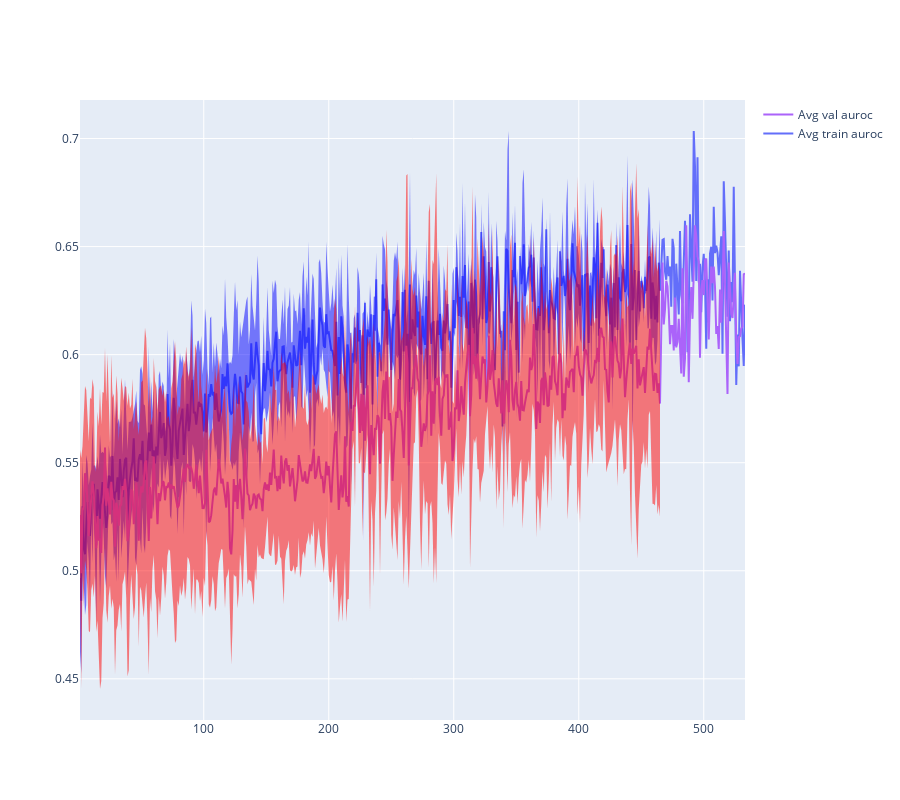

Notebook code for this chart:
### Code cell
avg_plot("auroc")

### Figure 1 — Plotly figure (JSON) as saved in the notebook; plotly's stock layout.template omitted (floating-point values rounded to 4 significant figures; data arrays with more than 128 entries replaced by an {"elided": "..."} marker saying what was removed)
{"data": [{"mode": "lines", "name": "Avg train auroc", "type": "scatter", "x": {"elided": "533 int values"}, "y": {"elided": "533 float values"}}, {"line": {"width": 0}, "marker": {"color": "blue"}, "name": "trainupper bound", "showlegend": false, "type": "scatter", "x": {"elided": "533 int values"}, "y": {"elided": "533 float values"}}, {"fill": "tonexty", "line": {"width": 0}, "marker": {"color": "blue"}, "name": "trainlower bound", "showlegend": false, "type": "scatter", "x": {"elided": "533 int values"}, "y": {"elided": "533 float values"}}, {"mode": "lines", "name": "Avg val auroc", "type": "scatter", "x": {"elided": "533 int values"}, "y": {"elided": "533 float values"}}, {"line": {"width": 0}, "marker": {"color": "red"}, "name": "valupper bound", "showlegend": false, "type": "scatter", "x": {"elided": "533 int values"}, "y": {"elided": "533 float values"}}, {"fill": "tonexty", "line": {"width": 0}, "marker": {"color": "red"}, "name": "vallower bound", "showlegend": false, "type": "scatter", "x": {"elided": "533 int values"}, "y": {"elided": "533 float values"}}], "layout": {"height": 800, "hovermode": "x"}}
